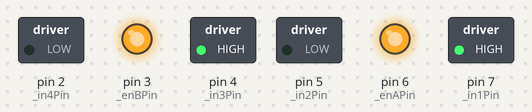
A sketch run on a simulated Arduino Uno, built with avr-gcc and run on an emulated ATmega328P. Shown: switched loads named in the sketch (green lamp = pin HIGH), output pins drawn as LEDs (lit = HIGH).

Above: at 0.1 s.
Timing chart, 0 to 1.6 s (numbered marks = the images above):
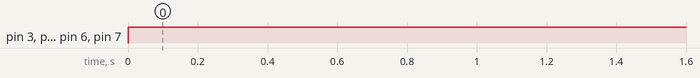

The sketch:

TEST_MOTEUR_L298N_class.ino
```cpp
#include <Voiture.h>
/*
 *BRANCHEMENTS PAR DEFAUT
 *enAPin = 6; // Contrôle de vitesse PWM du moteur gauche
 *in1Pin = 7; // Moteur gauche Direction 1
 *in2Pin = 5; // Moteur gauche Direction 2
 *in3Pin = 4; // Moteur droit Direction 1
 *in4Pin = 2; // Moteur droit Direction 2
 *enBPin = 3; // Contrôle de vitesse PWM du moteur droit
*/

//Class             Objet
VOITURE_CONTROLES   VOITURE;

void setup() {

  //Paramétrage par défaut
  VOITURE.setupPins();
  //Paramétrage manuel: VOITURE.setupPins(enAPin,in1Pin,in2Pin,in3Pin,in4Pin,enBPin)
  //Exemple: VOITURE.setupPins(6,7,5,4,2,3);

}

void loop() {

  //Paramétrage par nombre ou mot
  //0 ou AVANT | 1 ou ARRIERE | 2 ou GAUCHE | 3 ou DROITE | 4 ou ARRET
  //Exemple: VOITURE.locomotion(0,255) <=> VOITURE.locomotion(AVANCER,255)
  //VOITURE.locomotion(0,255);
  VOITURE.locomotion(AVANCER,255);

}
```

Voiture.h
```cpp
#ifndef VOITURE_H
#define VOITURE_H

#include "Arduino.h"

/*
*
* OUTILS POUR LE CONTROLE DES MOTEURS RELIES AU L298N
*
*/

class VOITURE_CONTROLES{

  public:

	VOITURE_CONTROLES();
	~VOITURE_CONTROLES();
	void setupPins();
	void setupPins(const unsigned char ,const unsigned char ,const unsigned char ,const unsigned char ,const unsigned char ,const unsigned char );
	void locomotion(unsigned char ,unsigned char );

	unsigned char enAPin = 255;
	unsigned char in1Pin = 255;
	unsigned char in2Pin = 255;
	unsigned char in3Pin = 255;
	unsigned char in4Pin = 255;
	unsigned char enBPin = 255;

  private:

	const unsigned char _enAPin = 6; // Contrôle de vitesse PWM du moteur gauche
	const unsigned char _in1Pin = 7; // Moteur gauche Direction 1
	const unsigned char _in2Pin = 5; // Moteur gauche Direction 2
	const unsigned char _in3Pin = 4; // Moteur droit Direction 1
	const unsigned char _in4Pin = 2; // Moteur droit Direction 2
	const unsigned char _enBPin = 3; // Contrôle de vitesse PWM du moteur droit
	const unsigned char _tabActions[5][4] = {{1,0,1,0},{0,1,0,1},{0,1,1,0},{1,0,0,1},{0,0,0,0}}; // Matrice d'actions

};

enum actions{
	AVANCER,
	RECULER,
	GAUCHE,
	DROITE,
	ARRET
};

#endif
```

Measured:
- by itself, pin 3 (_enBPin), pin 4 (_in3Pin), pin 6 (_enAPin), pin 7 (_in1Pin): LOW → HIGH at 0.00 s
